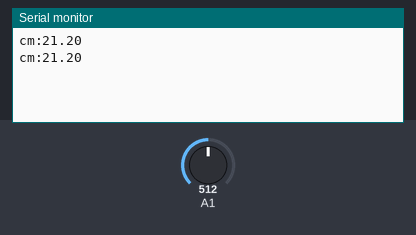
A sketch run on a simulated Arduino Leonardo, built with avr-gcc and run on an emulated ATmega32U4. On the bench: the last lines printed to the serial monitor. Inputs (shaded band) come from the test bench; at power-on: A1 = 512.

Above: at 1.8 s.
1.9 s: A1 set to 0
At 2.8 s:
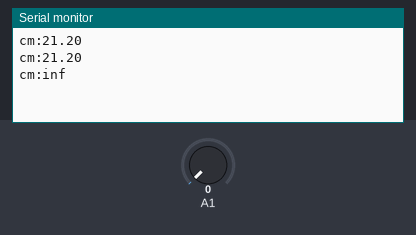
4.5 s: A1 set to 122
At 5.4 s:
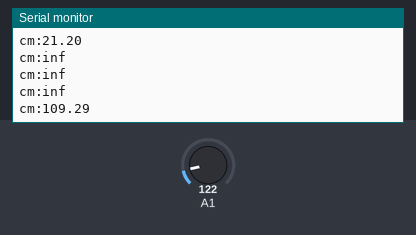

Measured:
- after the input at 1.9 s, the serial monitor: prints a new line after 0.10 s (image 1)
- after the input at 4.5 s, the serial monitor: prints a new line after 0.50 s (image 2)

The sketch:

IRsensortest.ino
```cpp
float sensorValue, cm;

void setup() {
  Serial.begin(9600);
  pinMode(A1, INPUT);
}

void loop() {
  sensorValue = analogRead(A1);
  cm = 10650.08 * pow(sensorValue, -0.935)-10;
  Serial.print("cm:");
  Serial.println(cm);
  delay(1000);
}
```
